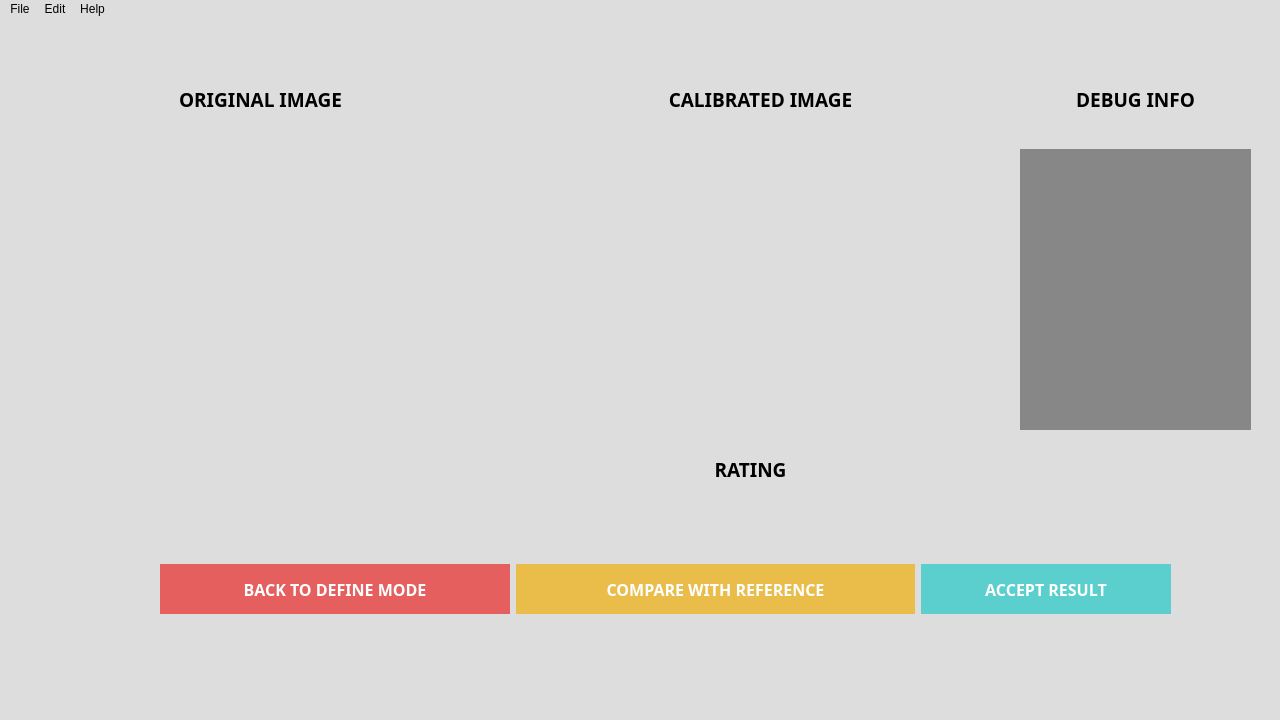
<?xml version="1.0" encoding="UTF-8"?>
<ui version="4.0">
 <class>MainWindow</class>
 <widget class="QMainWindow" name="MainWindow">
  <property name="geometry">
   <rect>
    <x>0</x>
    <y>0</y>
    <width>1280</width>
    <height>720</height>
   </rect>
  </property>
  <property name="windowTitle">
   <string>MainWindow</string>
  </property>
  <property name="styleSheet">
   <string notr="true">color: black;
background-color: rgb(221, 221, 221);
border:0;
font: 12pt &quot;Montserrat&quot;;</string>
  </property>
  <widget class="QWidget" name="centralwidget">
   <widget class="QListWidget" name="debug_infoWidget">
    <property name="geometry">
     <rect>
      <x>1020</x>
      <y>130</y>
      <width>231</width>
      <height>281</height>
     </rect>
    </property>
    <property name="maximumSize">
     <size>
      <width>240</width>
      <height>290</height>
     </size>
    </property>
    <property name="styleSheet">
     <string notr="true">background-color: rgb(135, 135, 135);
color: rgb(255, 255, 255);</string>
    </property>
   </widget>
   <widget class="QLabel" name="define_parking_lot_label">
    <property name="geometry">
     <rect>
      <x>20</x>
      <y>60</y>
      <width>481</width>
      <height>41</height>
     </rect>
    </property>
    <property name="font">
     <font>
      <family>Montserrat</family>
      <pointsize>14</pointsize>
      <weight>75</weight>
      <italic>false</italic>
      <bold>true</bold>
     </font>
    </property>
    <property name="styleSheet">
     <string notr="true">color: black;
background-color:transparent;
font: 14pt;
font: bold;</string>
    </property>
    <property name="text">
     <string>ORIGINAL IMAGE</string>
    </property>
    <property name="alignment">
     <set>Qt::AlignCenter</set>
    </property>
   </widget>
   <widget class="QLabel" name="original_image">
    <property name="geometry">
     <rect>
      <x>20</x>
      <y>130</y>
      <width>481</width>
      <height>281</height>
     </rect>
    </property>
    <property name="text">
     <string/>
    </property>
    <property name="pixmap">
     <pixmap>D:/HUST_GUI/Reference image/default_image_2.png</pixmap>
    </property>
    <property name="scaledContents">
     <bool>true</bool>
    </property>
   </widget>
   <widget class="QLabel" name="define_parking_lot_label_2">
    <property name="geometry">
     <rect>
      <x>520</x>
      <y>60</y>
      <width>481</width>
      <height>41</height>
     </rect>
    </property>
    <property name="font">
     <font>
      <family>Montserrat</family>
      <pointsize>14</pointsize>
      <weight>75</weight>
      <italic>false</italic>
      <bold>true</bold>
     </font>
    </property>
    <property name="styleSheet">
     <string notr="true">color: black;
background-color:transparent;
font: 14pt;
font: bold;</string>
    </property>
    <property name="text">
     <string>CALIBRATED IMAGE</string>
    </property>
    <property name="alignment">
     <set>Qt::AlignCenter</set>
    </property>
   </widget>
   <widget class="QLabel" name="calibrated_image">
    <property name="geometry">
     <rect>
      <x>520</x>
      <y>130</y>
      <width>481</width>
      <height>281</height>
     </rect>
    </property>
    <property name="text">
     <string/>
    </property>
    <property name="pixmap">
     <pixmap>D:/HUST_GUI/Reference image/default_image_2.png</pixmap>
    </property>
    <property name="scaledContents">
     <bool>true</bool>
    </property>
   </widget>
   <widget class="QLabel" name="define_parking_lot_label_3">
    <property name="geometry">
     <rect>
      <x>1020</x>
      <y>60</y>
      <width>231</width>
      <height>41</height>
     </rect>
    </property>
    <property name="font">
     <font>
      <family>Montserrat</family>
      <pointsize>14</pointsize>
      <weight>75</weight>
      <italic>false</italic>
      <bold>true</bold>
     </font>
    </property>
    <property name="styleSheet">
     <string notr="true">color: black;
background-color:transparent;
font: 14pt;
font: bold;</string>
    </property>
    <property name="text">
     <string>DEBUG INFO</string>
    </property>
    <property name="alignment">
     <set>Qt::AlignCenter</set>
    </property>
   </widget>
   <widget class="QLabel" name="rating_label">
    <property name="geometry">
     <rect>
      <x>510</x>
      <y>430</y>
      <width>481</width>
      <height>41</height>
     </rect>
    </property>
    <property name="font">
     <font>
      <family>Montserrat</family>
      <pointsize>14</pointsize>
      <weight>75</weight>
      <italic>false</italic>
      <bold>true</bold>
     </font>
    </property>
    <property name="styleSheet">
     <string notr="true">color: black;
background-color:transparent;
font: 14pt;
font: bold;</string>
    </property>
    <property name="text">
     <string>RATING</string>
    </property>
    <property name="alignment">
     <set>Qt::AlignCenter</set>
    </property>
   </widget>
   <widget class="QWidget" name="horizontalLayoutWidget_2">
    <property name="geometry">
     <rect>
      <x>160</x>
      <y>530</y>
      <width>1011</width>
      <height>80</height>
     </rect>
    </property>
    <layout class="QHBoxLayout" name="horizontalLayout_3">
     <item>
      <widget class="QPushButton" name="back_define_button">
       <property name="maximumSize">
        <size>
         <width>350</width>
         <height>50</height>
        </size>
       </property>
       <property name="palette">
        <palette>
         <active>
          <colorrole role="WindowText">
           <brush brushstyle="SolidPattern">
            <color alpha="255">
             <red>255</red>
             <green>255</green>
             <blue>255</blue>
            </color>
           </brush>
          </colorrole>
          <colorrole role="Button">
           <brush brushstyle="SolidPattern">
            <color alpha="255">
             <red>229</red>
             <green>95</green>
             <blue>95</blue>
            </color>
           </brush>
          </colorrole>
          <colorrole role="Text">
           <brush brushstyle="SolidPattern">
            <color alpha="255">
             <red>255</red>
             <green>255</green>
             <blue>255</blue>
            </color>
           </brush>
          </colorrole>
          <colorrole role="ButtonText">
           <brush brushstyle="SolidPattern">
            <color alpha="255">
             <red>255</red>
             <green>255</green>
             <blue>255</blue>
            </color>
           </brush>
          </colorrole>
          <colorrole role="Base">
           <brush brushstyle="SolidPattern">
            <color alpha="255">
             <red>229</red>
             <green>95</green>
             <blue>95</blue>
            </color>
           </brush>
          </colorrole>
          <colorrole role="Window">
           <brush brushstyle="SolidPattern">
            <color alpha="255">
             <red>229</red>
             <green>95</green>
             <blue>95</blue>
            </color>
           </brush>
          </colorrole>
          <colorrole role="PlaceholderText">
           <brush brushstyle="NoBrush">
            <color alpha="128">
             <red>255</red>
             <green>255</green>
             <blue>255</blue>
            </color>
           </brush>
          </colorrole>
         </active>
         <inactive>
          <colorrole role="WindowText">
           <brush brushstyle="SolidPattern">
            <color alpha="255">
             <red>255</red>
             <green>255</green>
             <blue>255</blue>
            </color>
           </brush>
          </colorrole>
          <colorrole role="Button">
           <brush brushstyle="SolidPattern">
            <color alpha="255">
             <red>229</red>
             <green>95</green>
             <blue>95</blue>
            </color>
           </brush>
          </colorrole>
          <colorrole role="Text">
           <brush brushstyle="SolidPattern">
            <color alpha="255">
             <red>255</red>
             <green>255</green>
             <blue>255</blue>
            </color>
           </brush>
          </colorrole>
          <colorrole role="ButtonText">
           <brush brushstyle="SolidPattern">
            <color alpha="255">
             <red>255</red>
             <green>255</green>
             <blue>255</blue>
            </color>
           </brush>
          </colorrole>
          <colorrole role="Base">
           <brush brushstyle="SolidPattern">
            <color alpha="255">
             <red>229</red>
             <green>95</green>
             <blue>95</blue>
            </color>
           </brush>
          </colorrole>
          <colorrole role="Window">
           <brush brushstyle="SolidPattern">
            <color alpha="255">
             <red>229</red>
             <green>95</green>
             <blue>95</blue>
            </color>
           </brush>
          </colorrole>
          <colorrole role="PlaceholderText">
           <brush brushstyle="NoBrush">
            <color alpha="128">
             <red>255</red>
             <green>255</green>
             <blue>255</blue>
            </color>
           </brush>
          </colorrole>
         </inactive>
         <disabled>
          <colorrole role="WindowText">
           <brush brushstyle="SolidPattern">
            <color alpha="255">
             <red>255</red>
             <green>255</green>
             <blue>255</blue>
            </color>
           </brush>
          </colorrole>
          <colorrole role="Button">
           <brush brushstyle="SolidPattern">
            <color alpha="255">
             <red>229</red>
             <green>95</green>
             <blue>95</blue>
            </color>
           </brush>
          </colorrole>
          <colorrole role="Text">
           <brush brushstyle="SolidPattern">
            <color alpha="255">
             <red>255</red>
             <green>255</green>
             <blue>255</blue>
            </color>
           </brush>
          </colorrole>
          <colorrole role="ButtonText">
           <brush brushstyle="SolidPattern">
            <color alpha="255">
             <red>255</red>
             <green>255</green>
             <blue>255</blue>
            </color>
           </brush>
          </colorrole>
          <colorrole role="Base">
           <brush brushstyle="SolidPattern">
            <color alpha="255">
             <red>229</red>
             <green>95</green>
             <blue>95</blue>
            </color>
           </brush>
          </colorrole>
          <colorrole role="Window">
           <brush brushstyle="SolidPattern">
            <color alpha="255">
             <red>229</red>
             <green>95</green>
             <blue>95</blue>
            </color>
           </brush>
          </colorrole>
          <colorrole role="PlaceholderText">
           <brush brushstyle="NoBrush">
            <color alpha="128">
             <red>255</red>
             <green>255</green>
             <blue>255</blue>
            </color>
           </brush>
          </colorrole>
         </disabled>
        </palette>
       </property>
       <property name="font">
        <font>
         <family>Montserrat</family>
         <pointsize>12</pointsize>
         <weight>75</weight>
         <italic>false</italic>
         <bold>true</bold>
        </font>
       </property>
       <property name="whatsThis">
        <string>&lt;html&gt;&lt;head/&gt;&lt;body&gt;&lt;p&gt;&lt;span style=&quot; font-size:11pt; font-weight:400;&quot;&gt;Save the coordinate information as Landmark&lt;/span&gt;&lt;/p&gt;&lt;/body&gt;&lt;/html&gt;</string>
       </property>
       <property name="styleSheet">
        <string notr="true">QPushButton{
	background-color: rgb(229, 95, 95);
	color: rgb(255, 255, 255);
	font: 12pt;
	font: bold;
}

QPushButton:hover{
	background-color:rgb(255, 106, 106);
}

QPushButton:pressed{
	background-color: rgb(167, 69, 69);
	border -radius: 20px;
}</string>
       </property>
       <property name="text">
        <string>BACK TO DEFINE MODE</string>
       </property>
      </widget>
     </item>
     <item>
      <widget class="QPushButton" name="compare_button">
       <property name="maximumSize">
        <size>
         <width>450</width>
         <height>50</height>
        </size>
       </property>
       <property name="font">
        <font>
         <family>Montserrat</family>
         <pointsize>12</pointsize>
         <weight>75</weight>
         <italic>false</italic>
         <bold>true</bold>
        </font>
       </property>
       <property name="whatsThis">
        <string>&lt;html&gt;&lt;head/&gt;&lt;body&gt;&lt;p&gt;&lt;span style=&quot; font-size:11pt; font-weight:400;&quot;&gt;Save coordinate information as Parking Slot&lt;/span&gt;&lt;/p&gt;&lt;/body&gt;&lt;/html&gt;</string>
       </property>
       <property name="styleSheet">
        <string notr="true">QPushButton{
	background-color: rgb(234, 189, 75);
	color: rgb(255, 255, 255);
	font: 12pt;
	font: bold;
}

QPushButton:hover{
	background-color: rgb(255, 206, 82);
}

QPushButton:pressed{
	background-color: rgb(179, 145, 57);
	border -radius: 20px;
}</string>
       </property>
       <property name="text">
        <string>COMPARE WITH REFERENCE</string>
       </property>
      </widget>
     </item>
     <item>
      <widget class="QPushButton" name="accept_button">
       <property name="maximumSize">
        <size>
         <width>250</width>
         <height>50</height>
        </size>
       </property>
       <property name="font">
        <font>
         <family>Montserrat</family>
         <pointsize>12</pointsize>
         <weight>75</weight>
         <italic>false</italic>
         <bold>true</bold>
        </font>
       </property>
       <property name="whatsThis">
        <string>&lt;html&gt;&lt;head/&gt;&lt;body&gt;&lt;p&gt;&lt;span style=&quot; font-size:11pt; font-weight:400;&quot;&gt;Save coordinate information as Parking Slot&lt;/span&gt;&lt;/p&gt;&lt;/body&gt;&lt;/html&gt;</string>
       </property>
       <property name="styleSheet">
        <string notr="true">QPushButton{
	background-color: rgb(91, 206, 206);
	color: rgb(255, 255, 255);
	font: 12pt;
	font: bold;
}

QPushButton:hover{
	background-color: rgb(108, 245, 245);
}

QPushButton:pressed{
	background-color: rgb(51, 153, 150);
	border -radius: 20px;
}</string>
       </property>
       <property name="text">
        <string>ACCEPT RESULT</string>
       </property>
      </widget>
     </item>
    </layout>
   </widget>
  </widget>
  <widget class="QMenuBar" name="menubar">
   <property name="geometry">
    <rect>
     <x>0</x>
     <y>0</y>
     <width>1280</width>
     <height>28</height>
    </rect>
   </property>
   <widget class="QMenu" name="menuFile">
    <property name="title">
     <string>File</string>
    </property>
    <addaction name="actionOption_1"/>
    <addaction name="actionOption2"/>
    <addaction name="separator"/>
    <addaction name="actionExit"/>
   </widget>
   <widget class="QMenu" name="menuEdit">
    <property name="title">
     <string>Edit</string>
    </property>
    <addaction name="actionUser"/>
    <addaction name="actionDeveloper_mode"/>
   </widget>
   <widget class="QMenu" name="menuHelp">
    <property name="title">
     <string>Help</string>
    </property>
    <addaction name="actionOption_2"/>
    <addaction name="actionOption_3"/>
   </widget>
   <addaction name="menuFile"/>
   <addaction name="menuEdit"/>
   <addaction name="menuHelp"/>
  </widget>
  <widget class="QStatusBar" name="statusbar"/>
  <action name="actionOption_1">
   <property name="text">
    <string>Option 1</string>
   </property>
  </action>
  <action name="actionOption2">
   <property name="text">
    <string>Option 2</string>
   </property>
  </action>
  <action name="actionExit">
   <property name="text">
    <string>Exit</string>
   </property>
  </action>
  <action name="actionUser">
   <property name="text">
    <string>User mode</string>
   </property>
  </action>
  <action name="actionDeveloper_mode">
   <property name="text">
    <string>Developer mode</string>
   </property>
  </action>
  <action name="actionOption_2">
   <property name="text">
    <string>Option 1</string>
   </property>
  </action>
  <action name="actionOption_3">
   <property name="text">
    <string>Option 2</string>
   </property>
  </action>
 </widget>
 <resources/>
 <connections/>
</ui>
